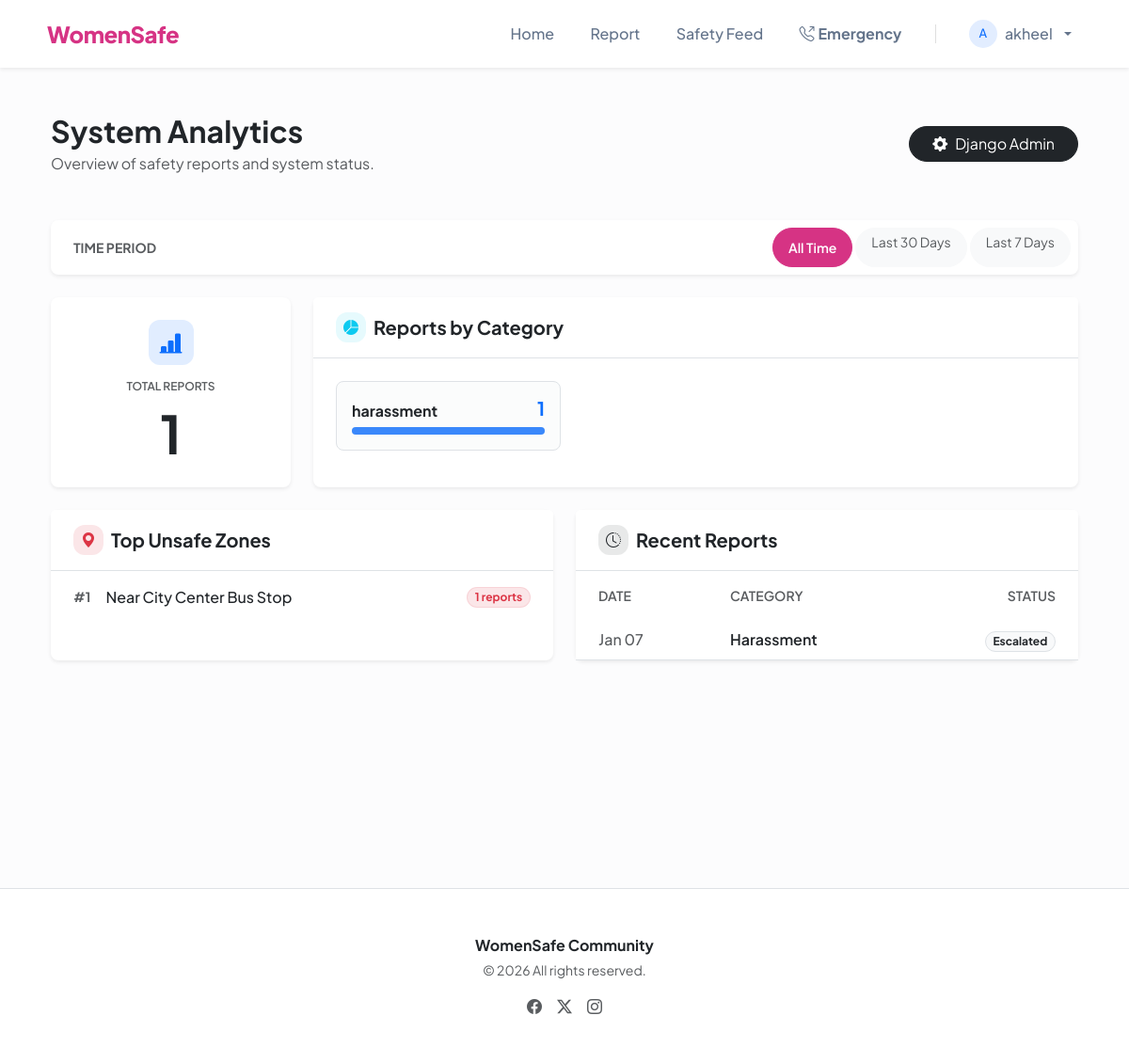
Screenshot of /panel/dashboard/ (signed in) with the database file from the repository.
### accounts/models.py (models this page shows, shortened)
class User(AbstractUser):
    is_moderator = models.BooleanField(default=False, help_text="Designates whether this user can moderate reports.")
    phone_number = models.CharField(max_length=15, blank=True, null=True)

### reports/models.py (models this page shows, shortened)
class Report(models.Model):
    CATEGORY_CHOICES = [
        ('harassment', 'Harassment'),
        ('domestic_violence', 'Domestic Violence'),
        ('unsafe_area', 'Unsafe Zone'),
        ('suspicious_activity', 'Suspicious Activity'),
        ('emergency', 'Emergency/SOS'),
        ('other', 'Other'),
    ]
    STATUS_CHOICES = [
        ('submitted', 'Submitted'),
        ('under_review', 'Under Review'),
        ('responded', 'Responded'),
        ('escalated', 'Escalated'),
        ('resolved', 'Resolved'),
        ('rejected', 'Rejected'),
    ]
    user = models.ForeignKey(settings.AUTH_USER_MODEL, on_delete=models.SET_NULL, null=True, blank=True, related_name='reports')
    category = models.CharField(max_length=50, choices=CATEGORY_CHOICES)
    description = models.TextField()
    location_text = models.CharField(max_length=255, help_text="e.g., Near City Center Bus Stop")
    location_lat = models.DecimalField(max_digits=9, decimal_places=6, null=True, blank=True)
    location_lng = models.DecimalField(max_digits=9, decimal_places=6, null=True, blank=True)
    is_anonymous = models.BooleanField(default=False, help_text="If checked, your identity will be hidden from moderators.")
    status = models.CharField(max_length=20, choices=STATUS_CHOICES, default='submitted')
    created_at = models.DateTimeField(auto_now_add=True)
    updated_at = models.DateTimeField(auto_now=True)

### admin_panel/views.py (the view)
# urls.py: path('dashboard/', views.admin_dashboard, name='admin_analytics'),
@user_passes_test(is_admin, login_url='login')
def admin_dashboard(request):
    total_reports = Report.objects.count()
    status_counts = Report.objects.values('status').annotate(count=Count('status'))
    category_counts = Report.objects.values('category').annotate(count=Count('category'))
    period = request.GET.get('period', 'all')
    reports_filtered = Report.objects.all()
    if period == 'week':
        start_date = timezone.now() - timedelta(days=7)
        reports_filtered = reports_filtered.filter(created_at__gte=start_date)
    elif period == 'month':
        start_date = timezone.now() - timedelta(days=30)
        reports_filtered = reports_filtered.filter(created_at__gte=start_date)
    unsafe_zones = reports_filtered.values('location_text').annotate(count=Count('location_text')).order_by('-count')[:5]
    context = {
        'total_reports': total_reports,
        'status_counts': status_counts,
        'category_counts': category_counts,
        'unsafe_zones': unsafe_zones,
        'recent_reports': Report.objects.all().order_by('-created_at')[:10],
        'period': period
    }
    return render(request, 'admin_panel/dashboard.html', context)

### admin_panel/views.py (called while the page is built)
def is_admin(user):
    return user.is_authenticated and (user.groups.filter(name='Admins').exists() or user.is_superuser)

### templates/admin_panel/dashboard.html (shortened to what this page needs)
{% extends 'base.html' %}
{% block content %}
<div class="container-fluid py-4">
    <div class="d-flex justify-content-between align-items-center mb-5">
        <div>
            <h2 class="fw-bold text-dark mb-1">System Analytics</h2>
            <p class="text-muted mb-0">Overview of safety reports and system status.</p>
        </div>
        <div>
            <a href="/admin/" class="btn btn-dark d-flex align-items-center gap-2 rounded-pill px-4">
                <i class="bi bi-gear-fill"></i> Django Admin
            </a>
        </div>
    </div>
    <div class="card border-0 shadow-sm rounded-3 mb-4">
        <div class="card-body p-2">
            <div class="d-flex align-items-center justify-content-between">
                <span class="text-muted small fw-bold text-uppercase ms-3">Time Period</span>
                <div class="btn-group" role="group">
                    <a href="?period=all" class="btn btn-sm rounded-pill px-3 {% if period == 'all' %}btn-primary{% else %}btn-light text-muted{% endif %} me-1">
                        All Time
                    </a>
                    <a href="?period=month" class="btn btn-sm rounded-pill px-3 {% if period == 'month' %}btn-primary{% else %}btn-light text-muted{% endif %} me-1">
                        Last 30 Days
                    </a>
                    <a href="?period=week" class="btn btn-sm rounded-pill px-3 {% if period == 'week' %}btn-primary{% else %}btn-light text-muted{% endif %}">
                        Last 7 Days
                    </a>
                </div>
            </div>
        </div>
    </div>
    <div class="row g-4 mb-4">
        <div class="col-md-3">
            <div class="card border-0 shadow-sm rounded-3 h-100 card-hover">
                <div class="card-body p-4 d-flex flex-column justify-content-center text-center">
                    <div class="icon-box bg-soft-primary mx-auto mb-3">
                        <i class="bi bi-bar-chart-line-fill"></i>
                    </div>
                    <h6 class="text-uppercase text-muted fw-semibold mb-2" style="font-size: 0.75rem;">Total Reports</h6>
                    <h1 class="display-4 fw-bold text-dark mb-0">{{ total_reports }}</h1>
                </div>
            </div>
        </div>
        <div class="col-md-9">
            <div class="card border-0 shadow-sm rounded-3 h-100">
                <div class="card-header bg-white py-3 px-4 border-bottom">
                    <div class="d-flex align-items-center gap-2">
                        <div class="icon-box bg-soft-info" style="width: 32px; height: 32px; font-size: 1rem;">
                            <i class="bi bi-pie-chart-fill"></i>
                        </div>
                        <h5 class="mb-0 fw-bold">Reports by Category</h5>
                    </div>
                </div>
                <div class="card-body p-4">
                    <div class="row g-4">
                        {% for item in category_counts %}
                        <div class="col-md-4">
                            <div class="p-3 border rounded-3 bg-light bg-opacity-50">
                                <div class="d-flex justify-content-between align-items-end mb-2">
                                    <h6 class="fw-bold text-dark mb-0">{{ item.category }}</h6>
                                    <span class="h5 fw-bold text-primary mb-0">{{ item.count }}</span>
                                </div>
                                <div class="progress progress-slim">
                                    <div class="progress-bar bg-primary" role="progressbar"
                                         style="width: 100%; opacity: 0.8;"
                                         aria-valuenow="{{ item.count }}" aria-valuemin="0" aria-valuemax="100">
                                    </div>
                                </div>
                            </div>
                        </div>
                        {% endfor %}
                    </div>
                </div>
            </div>
        </div>
    </div>
    <div class="row g-4">
        <div class="col-md-6">
            <div class="card border-0 shadow-sm rounded-3 h-100">
                <div class="card-header bg-white py-3 px-4 border-bottom">
                    <div class="d-flex align-items-center gap-2">
                        <div class="icon-box bg-soft-danger" style="width: 32px; height: 32px; font-size: 1rem;">
                            <i class="bi bi-geo-alt-fill"></i>
                        </div>
                        <h5 class="mb-0 fw-bold">Top Unsafe Zones</h5>
                    </div>
                </div>
                <div class="card-body p-0">
                    <div class="list-group list-group-flush">
                        {% for zone in unsafe_zones %}
                        <div class="list-group-item px-4 py-3 border-light d-flex justify-content-between align-items-center">
                            <div class="d-flex align-items-center gap-3">
                                <span class="text-muted fw-bold small">#{{ forloop.counter }}</span>
                                <span class="fw-medium text-dark">{{ zone.location_text }}</span>
                            </div>
                            <span class="badge rounded-pill bg-soft-danger border border-danger border-opacity-10 text-danger">
                                {{ zone.count }} reports
                            </span>
                        </div>
                        {% empty %}
                        <div class="text-center py-5 text-muted">
                            <i class="bi bi-map mb-2 d-block display-6 opacity-50"></i>
                            No location data available yet.
                        </div>
                        {% endfor %}
                    </div>
                </div>
            </div>
        </div>
        <div class="col-md-6">
            <div class="card border-0 shadow-sm rounded-3 h-100">
                <div class="card-header bg-white py-3 px-4 border-bottom">
                    <div class="d-flex align-items-center gap-2">
                        <div class="icon-box bg-soft-dark" style="width: 32px; height: 32px; font-size: 1rem;">
                            <i class="bi bi-clock-history"></i>
                        </div>
                        <h5 class="mb-0 fw-bold">Recent Reports</h5>
                    </div>
                </div>
                <div class="table-responsive">
                    <table class="table table-hover align-middle mb-0">
                        <thead class="bg-light">
                            <tr>
                                <th class="px-4 py-3 text-uppercase text-muted small fw-semibold border-0">Date</th>
                                <th class="py-3 text-uppercase text-muted small fw-semibold border-0">Category</th>
                                <th class="px-4 py-3 text-end text-uppercase text-muted small fw-semibold border-0">Status</th>
                            </tr>
                        </thead>
                        <tbody>
                            {% for report in recent_reports %}
                            <tr>
                                <td class="px-4 text-muted fw-medium">{{ report.created_at|date:"M d" }}</td>
                                <td class="text-dark fw-semibold">{{ report.get_category_display }}</td>
                                <td class="px-4 text-end">
                                    <span class="badge rounded-pill bg-light text-dark border">
                                        {{ report.get_status_display }}
                                    </span>
                                </td>
                            </tr>
                            {% empty %}
                            <tr>
                                <td colspan="3" class="text-center py-4 text-muted">No recent activity.</td>
                            </tr>
                            {% endfor %}
                        </tbody>
                    </table>
                </div>
            </div>
        </div>
    </div>
</div>
{% endblock %}

### templates/base.html (shortened to what this page needs)
<!DOCTYPE html>
<html lang="en">
<head>
    <link href="https://cdn.jsdelivr.net/npm/bootstrap@5.3.0/dist/css/bootstrap.min.css" rel="stylesheet">
    <link href="https://cdn.jsdelivr.net/npm/bootstrap-icons@1.11.0/font/bootstrap-icons.css" rel="stylesheet">
</head>
<body>
    <nav class="navbar navbar-expand-lg navbar-light bg-white sticky-top shadow-sm">
        <div class="container">
            <a class="navbar-brand d-flex align-items-center" href="/">
                WomenSafe
            </a>
            <div class="collapse navbar-collapse" id="navbarNav">
                <ul class="navbar-nav ms-auto align-items-center">
                    <li class="nav-item">
                        <a class="nav-link {% if request.path == '/' %}active{% endif %}" href="/">Home</a>
                    </li>
                    <li class="nav-item">
                        <a class="nav-link {% if 'create' in request.path %}active{% endif %}" href="{% url 'create_report' %}">Report</a>
                    </li>
                    <li class="nav-item">
                        <a class="nav-link {% if 'awareness' in request.path %}active{% endif %}" href="{% url 'awareness_feed' %}">Safety Feed</a>
                    </li>
                    <li class="nav-item">
                        <a class="nav-link text-danger fw-bold {% if 'emergency' in request.path %}active{% endif %}" href="{% url 'emergency_contacts' %}">
                            <i class="bi bi-telephone-outbound me-1"></i>Emergency
                        </a>
                    </li>
                    {% if user.is_authenticated %}
                        <li class="nav-item dropdown">
                            <a class="nav-link dropdown-toggle d-flex align-items-center gap-2" href="#" id="userDropdown" role="button" data-bs-toggle="dropdown">
                                <div class="bg-soft-primary rounded-circle d-flex align-items-center justify-content-center" style="width: 30px; height: 30px; font-size: 0.8rem;">
                                    {{ user.username|slice:":1"|upper }}
                                </div>
                                {{ user.username }}
                            </a>
                        </li>
                    {% endif %}
                </ul>
            </div>
        </div>
    </nav>
    <main class="container mt-4 min-vh-100">
        {% block content %}{% endblock %}
    </main>
    <footer class="bg-white py-5 mt-5 border-top">
        <div class="container text-center">
            <p class="text-dark fw-bold mb-1">WomenSafe Community</p>
            <p class="text-muted small">&copy; {% now "Y" %} All rights reserved.</p>
            <div class="d-flex justify-content-center gap-3 mt-3">
                <a href="#" class="text-muted"><i class="bi bi-facebook"></i></a>
                <a href="#" class="text-muted"><i class="bi bi-twitter-x"></i></a>
                <a href="#" class="text-muted"><i class="bi bi-instagram"></i></a>
            </div>
        </div>
    </footer>
</body>
</html>

### templates/base.html (style rules this page uses)
:root { --ws-pink: #d63384; --ws-pink-hover: #bc2a71; --ws-light-pink: #fdf2f8; }
body { font-family: 'Plus Jakarta Sans', sans-serif; background-color: #fcfcfd; color: #1a1a1a; }
.navbar { padding: 0.8rem 0; transition: all 0.3s ease; }
.navbar-brand { font-weight: 800; letter-spacing: -0.5px; color: var(--ws-pink) !important; font-size: 1.5rem; }
.nav-link { font-weight: 500; color: #64748b !important; padding: 0.5rem 1.2rem !important; border-radius: 8px; transition: all 0.2s ease; position: relative; }
.btn-primary { background-color: var(--ws-pink); border-color: var(--ws-pink); font-weight: 600; padding: 0.6rem 1.5rem; border-radius: 10px; }
.bg-soft-primary { background-color: rgba(13, 110, 253, 0.12) !important; color: #0d6efd !important; }
.bg-soft-danger { background-color: rgba(220, 53, 69, 0.12) !important; color: #dc3545 !important; }

### templates/admin_panel/dashboard.html (style rules this page uses)
.icon-box { width: 48px; height: 48px; display: flex; align-items: center; justify-content: center; border-radius: 12px; font-size: 1.5rem; }
.bg-soft-primary { background-color: rgba(13, 110, 253, 0.1); color: #0d6efd; }
.bg-soft-danger { background-color: rgba(220, 53, 69, 0.1); color: #dc3545; }
.bg-soft-info { background-color: rgba(13, 202, 240, 0.1); color: #0dcaf0; }
.bg-soft-dark { background-color: rgba(33, 37, 41, 0.1); color: #212529; }
.progress-slim { height: 8px; border-radius: 10px; background-color: #f0f2f5; overflow: hidden; }

### rows the page displays
User: username "A", username "akheel"
Report: created_at "Jan 07", category "Harassment", status "Escalated"

### other values shown
{{ total_reports }} "1"
{{ item.category }} "harassment"
{{ item.count }} "1"
{{ zone.location_text }} "Near City Center Bus Stop"
{{ zone.count }} "1"
